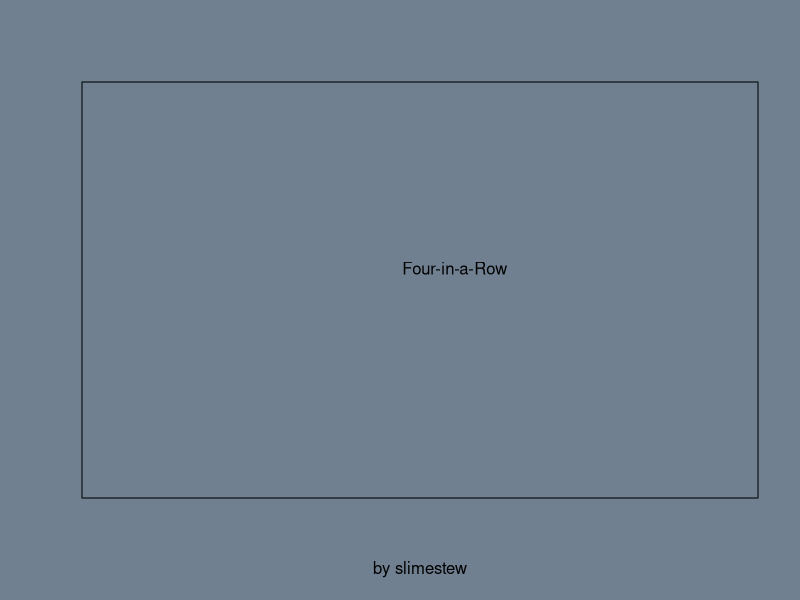

Recreate this plot in R. (Note: this script raises an error after producing the figure.)
par(bg = "slategray")
board <- matrix(0, nrow = 6, ncol = 7)
menu <- 0
click <- list(x = 3, y = 3)
options <- c(0, 1, 2)
turn <- 1
fiarColors <- c("red", "yellow", "blue", "green", "orange", "cyan", "purple", "white", "pink", "chartreuse", "tan", "darkorange4")

dropp <- function(col, player){
  for(r in 6:1)
    if(board[r,col]==0){
      board[r,col] <- player
      return(board)
    }
  return(NA)
}

checkwin <- function(){ 
  for(i in 1:6)
    if(any(apply(embed(board[i,], 4), 1, function(r) (all(r==r[1]) && r[1]!=0)))) #if all in a row subset are equal and not 0
      return(TRUE)
  for(i in 1:7)
    if(any(apply(embed(board[,i], 3), 2, function(r) (all(r==r[1]) && r[1]!=0)))) #columns
       return(TRUE)
  return(FALSE)
}

plot(0, 0, type = "n", xlim = c(0, 9), ylim = c(0, 9), col="white", xlab = "by slimestew", ylab = "", axes = FALSE, frame.plot = TRUE)
par(bg = "slategray") #menu
text(5,5, "Four-in-a-Row")

while((floor(click$y) < 5 || floor(click$y) > 8) || menu < 2 || !(options[1] != options[2] && options[1] != options[3] && options[3] != options[2])){
  click <- locator(1)
  plot(0, 0, type = "n", xlim = c(0, 9), ylim = c(0, 9), xlab = "", ylab = "", axes = FALSE, frame.plot = FALSE)
  
  if((floor(click$x) > 1 && floor(click$x) < 7) && menu > 0){
    if(floor(click$y) == 3)
      options[1] = (options[1]+1) %% 12
    if(floor(click$y) == 2)
      options[2] = (options[2]+1) %% 12
    if(floor(click$y) == 1)
      options[3] = (options[3]+1) %% 12
  }
  
  rect(1, 5, 7, 6, col = "yellow", border = "red")
  rect(1, 3, 7, 4, col = fiarColors[options[1]+1], border = "black")
  rect(1, 2, 7, 3, col = fiarColors[options[2]+1], border = "black")
  rect(1, 1, 7, 2, col = fiarColors[options[3]+1], border = "black")
  text(4,8, "Four-in-a-Row")
  text(4,3.5, "Player 1")
  text(4,2.5, "Player 2")
  text(4,1.5, "Board")
  text(4,5.5, "Start")
  
  menu = min(menu + 1,2)
}

menu <- 0

#game loop
while(!checkwin()) {
  if(menu>0 && !checkwin()){
    selected <- floor(click$x)
    if(selected >= 1 && selected <= 7){
      test <- dropp(selected, turn)
      if(!anyNA(test)){
        board <- test
        turn <- 3 - turn
      }
    }
  }
  
  plot(0, 0, type = "n", xlim = c(1, 8), ylim = c(1, 7), col="white", xlab = paste("Player ", turn, "'s turn", sep=""), ylab = "", axes = FALSE, frame.plot = FALSE)
  
  for(i in 1:7)
    for(j in 1:6)
      rect(i, -j + 8, i + 1, -j + 7, col = ifelse(board[j,i]==0, fiarColors[options[3]+1], ifelse(board[j,i]==1, fiarColors[options[1]+1], fiarColors[options[2]+1])), border = "black")
  
  menu <- 1
  if(!checkwin())
    click <- locator(1)
}

turn <- 3 - turn

plot(0, 0, type = "n", xlim = c(1, 8), ylim = c(1, 7), col="white", xlab = paste("Player ", turn, "'s turn", sep=""), ylab = "", axes = FALSE, frame.plot = FALSE)
for(i in 1:7)
  for(j in 1:6)
    rect(i, -j + 8, i + 1, -j + 7, col = ifelse(board[j,i]==0, fiarColors[options[3]+1], ifelse(board[j,i]==1, fiarColors[options[1]+1], fiarColors[options[2]+1])), border = "black")

rect(2,2.5,6,6.5, col="white")
text(4,4, paste("Player ", turn))
text(4,3, "wins!")
polygon(c(3,3,4,5,6,7,7,3)/2+1.5, c(4,6,4.5,6,4.5,6,3,3)/2+3.25, col=fiarColors[options[turn+1]])